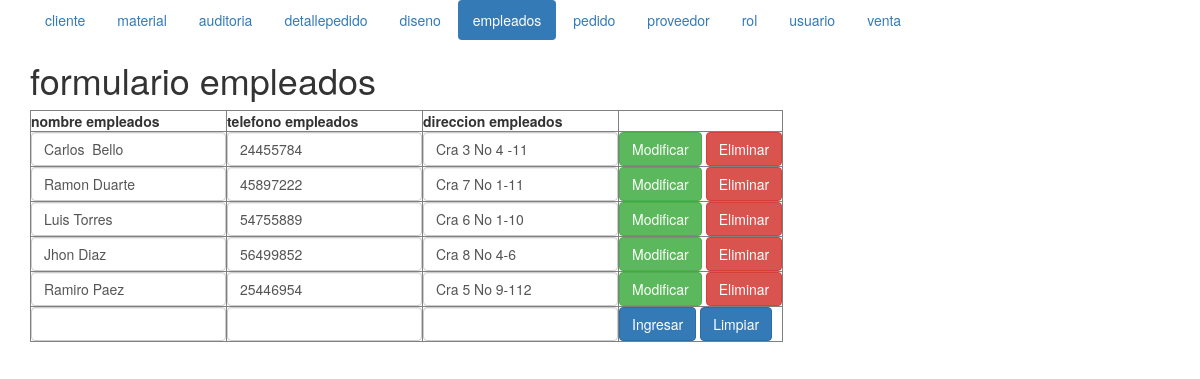
The page /formularioempleados.php (signed in) on the database its author committed.
### tables this page shows
CREATE TABLE `empleados` (
  `idempleados` smallint(4) NOT NULL,
  `nombreempleados` varchar(60) NOT NULL,
  `telefonoempleados` int(13) NOT NULL,
  `direccionempleados` varchar(60) NOT NULL
);

### empleados.php (called while the page is built, shortened)
<?php
class empleados{
    private $_conexion;
    private $_paginacion=10;
    function __construct($conexion,$idempleados,$nombreempleados,$telefonoempleados,$direccionempleados){
        $this->_conexion=$conexion;
    }
function listar($pagina){
    if ($pagina<=0){
        $listado = mysqli_query ($this->_conexion,"SELECT * FROM empleados ORDER BY idempleados") or
         die(mysqli_error($this->_conexion));
    } else{
$paginacionmax = $pagina * $this->_paginacion;
$paginacionmin=$paginacionmax - $this->_paginacion;
$listado = mysqli_query($this->_conexion,"SELECT * FROM empleados ORDER BY idempleados
LIMIT  $paginacionmin,$paginacionmax");
    }
    return $listado;
} function getpermiso($idusuario){
         $permiso=mysqli_query($this->_conexion,"SELECT ".static::class."rol AS elpermiso FROM rol WHERE idrol IN(SELECT idrolusuario FROM usuario WHERE idrolusuario=$idusuario)") or die(mysqli_error($this->_conexion));
        $unregistro=mysqli_fetch_array($permiso);
        return $unregistro["elpermiso"];
    }
}
?>

### formularioempleados.php (the view, shortened to what this page needs)
<?php
if (isset($_SESSION['id'])){
    ?>
<!DOCTYPE html>
<html>
    <head>
        <link rel="stylesheet" href="bootstrap.min.css">
    </head>
    <body>
        <div class="container">
        <?php
           include_once("menu.php");
            $pagina = (isset($_GET['pag']))?$_GET['pag']:"1";
        ?>
<header>
<h1> formulario empleados</h1>
</header>
<table border="1">
<tbody>
<tr>
<th scope="col">nombre empleados</th>
<th scope="col">telefono empleados</th>
<th scope="col">direccion empleados</th>
<th scope="col"></th>
</tr>
<?php
$objetoconexion = new conexion();
$conexion = $objetoconexion->conectar();
include_once("../modelo/empleados.php");
$objetoempleados= new empleados($conexion,0,'nombre','telefono','direccion');
$listaempleados= $objetoempleados->listar($pagina);
$permiso = $objetoempleados->getpermiso($_SESSION['id']);
if(stripos($permiso,'r')!==false){
while($unregistro = mysqli_fetch_array ($listaempleados)){
    echo '<tr><form id="fmodificarempleados"'.$unregistro["idempleados"].' action="../controlador/controladorempleados.php"
    method="post">';
    echo '<td><input type="hidden" name="fidempleados"  value="'.$unregistro['idempleados'].'">';
    echo '<input class="form-control" type="text" name="fnombreempleados" value="'.$unregistro['nombreempleados'].'"></td>';
    echo '<td><input class="form-control" type="number" name="ftelefonoempleados" value="'.$unregistro['telefonoempleados'].'"></td>';
    echo '<td><input class="form-control" type="text" name="fdireccionempleados" value="'.$unregistro['direccionempleados'].'"></td>';
    echo '<td><button class="btn btn-success" type="submit" name="fenviar" value="modificar">Modificar</button>
    <button class="btn btn-danger" type="submit" name="fenviar" value="eliminar">Eliminar</button></td>';
    echo '</form> </tr>';
}
    }
?>
<tr><form id="fingresarempleados" action="../controlador/controladorempleados.php" method="post">
<td><input  type="hidden" name="fidempleados" value="0">
    <input class="form-control" type="text" name="fnombreempleados"></td>
<td><input class="form-control" type="number" name="ftelefonoempleados"></td>
<td><input class="form-control" type="text" name="fdireccionempleados"></td>
<td><button class="btn btn-primary" type="submit" name="fenviar" value="ingresar">Ingresar</button>
<button class="btn btn-primary" type="reset" name="fenviar" value="limpiar">Limpiar</button></td>
</form> </tr>
</tbody>
</table>
        </div>
</body>
</html>
<?php
}else{
    header( "location:../index.php");
     }
?>

### rows shown on the page
empleados: fnombreempleados "Carlos Bello", ftelefonoempleados "24455784", fdireccionempleados "Cra 3 No 4 -11"
empleados: fnombreempleados "Ramon Duarte", ftelefonoempleados "45897222", fdireccionempleados "Cra 7 No 1-11"
empleados: fnombreempleados "Luis Torres", ftelefonoempleados "54755889", fdireccionempleados "Cra 6 No 1-10"
empleados: fnombreempleados "Jhon Diaz", ftelefonoempleados "56499852", fdireccionempleados "Cra 8 No 4-6"
empleados: fnombreempleados "Ramiro Paez", ftelefonoempleados "25446954", fdireccionempleados "Cra 5 No 9-112"
